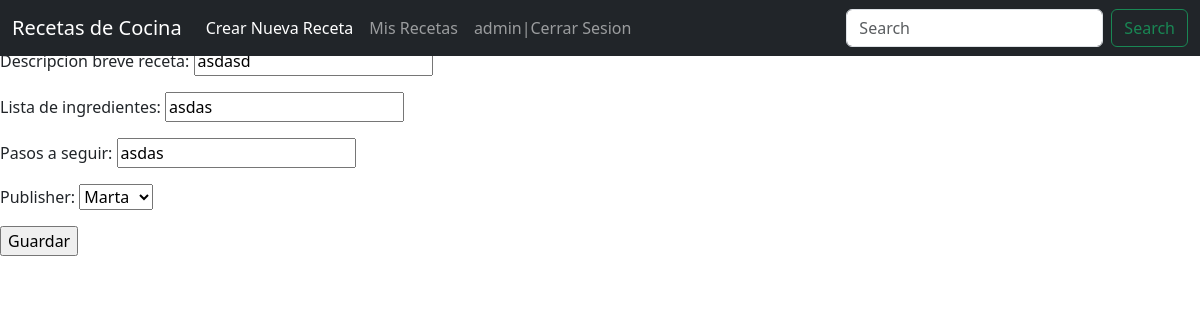
The page /receta/8/update (signed in) on the database its author committed.
### AppRecetas/models.py (models this page shows, shortened)
class Receta(models.Model):
    nombre_receta = models.CharField(max_length=30)
    descripcion_breve_receta = models.CharField(max_length=100)
    lista_de_ingredientes = models.CharField(max_length=100)
    pasos_a_seguir = models.CharField(max_length=100)
    publisher = models.ForeignKey(to=User, on_delete = models.CASCADE, related_name="publisher")

### AppRecetas/views.py (the view)
# urls.py: path('receta/<pk>/update', RecetaUpdate.as_view(), name="receta-update"),
class RecetaUpdate(LoginRequiredMixin, UpdateView):
    model = Receta
    success_url = reverse_lazy("receta-list")
    fields = '__all__'

### AppRecetas/templates/AppRecetas/receta_form.html (shortened to what this page needs)
{% extends "AppRecetas/base.html" %}
{% block main %}
<form method="POST">
    {{form.as_p}}
    <input type="submit" value="Guardar">
</form>
{% endblock %}

### AppRecetas/templates/AppRecetas/base.html (shortened to what this page needs)
<!DOCTYPE html>
<html lang="en">
  <head>
    {% load static %}
<link href="{% static 'SocialTravel/css/bootstrap.min.css' %}" rel="stylesheet">
    <link href="{% static 'SocialTravel/css/carousel.css' %}" rel="stylesheet">
  </head>
  <body>
<header>
  <nav class="navbar navbar-expand-md navbar-dark fixed-top bg-dark">
    <div class="container-fluid">
      <a class="navbar-brand" href="{% url 'index' %}">Recetas de Cocina</a>
      <div class="collapse navbar-collapse" id="navbarCollapse">
        <ul class="navbar-nav me-auto mb-2 mb-md-0">
          <li class="nav-item">
            <a class="nav-link active" aria-current="page" href="{% url 'receta-create' %}">Crear Nueva Receta</a>
          </li>
          <li class="nav-item">
            <a class="nav-link" href="{% url 'receta-list' %}">Mis Recetas</a>
          </li>
          {% if user.is_authenticated %}
            <li class="nav-item">
              <a class="nav-link" href="{% url 'logout' %}">{{user.username}}|Cerrar Sesion</a>
            </li>
          {% endif %}
        </ul>
        <form class="d-flex">
          <input class="form-control me-2" type="search" placeholder="Search" aria-label="Search">
          <button class="btn btn-outline-success" type="submit">Search</button>
        </form>
      </div>
    </div>
  </nav>
</header>
{% block main %}
{% endblock %}
</body></html>

### rows shown on the page
Receta: descripcion_breve_receta "asdasd", lista_de_ingredientes "asdas", pasos_a_seguir "asdas", publisher "Marta"

### other values the page prints
{{ user.username }} "admin"
